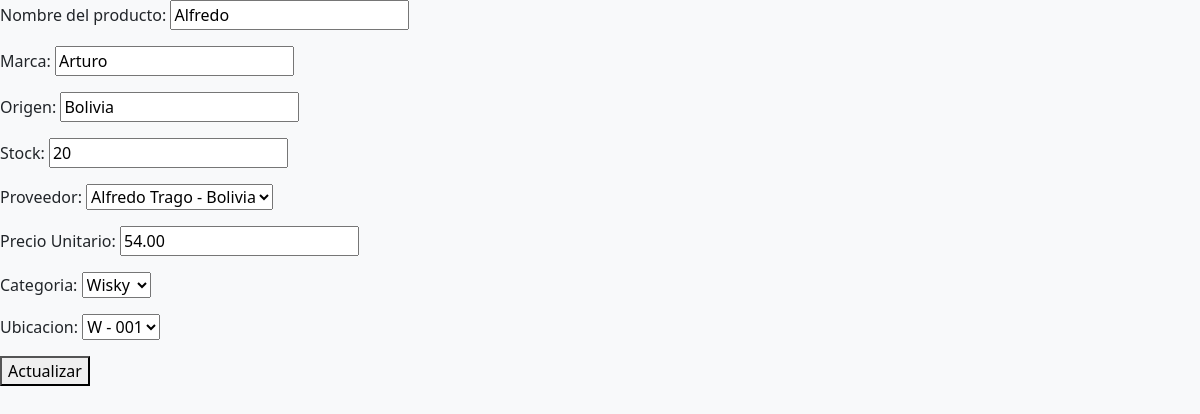
Page /productos/producto/editar/2 on the committed database.
### apps/productos/models.py (models this page shows, shortened)
class Productos(models.Model):
    proveedor_id = models.ForeignKey('inventario.Proveedores', on_delete=models.CASCADE)
    categoria_id = models.ForeignKey(Categorias, on_delete=models.SET_NULL, null=True)
    ubicacion_id = models.ForeignKey(Ubicacion, on_delete=models.SET_NULL, null=True)
    stock = models.IntegerField()
    nombre = models.CharField(max_length=80)
    marca = models.CharField(max_length=50)
    origen = models.CharField(max_length=50)
    precio_unitario = models.DecimalField(max_digits=10, decimal_places=2)

class Categorias(models.Model):
    nombre = models.CharField(max_length=50)
    descripcion = models.CharField(max_length=150, null=True)
    def __str__(self):
        return self.nombre

class Ubicacion(models.Model):
    nombre = models.CharField(max_length=50)
    detalle = models.CharField(max_length=100)
    class Meta:
        verbose_name_plural = "Categorías de Productos"
    def __str__(self):
        return self.nombre

### apps/inventario/models.py (models this page shows)
class Proveedores(models.Model):
    nit = models.CharField(max_length=20)
    tipo_proveedor = models.CharField(max_length=20)
    nombre = models.CharField(max_length=50)
    apellido1 = models.CharField(max_length=50, null=True)
    apellido2 = models.CharField(max_length=50, null=True)
    pais = models.CharField(max_length=50)
    contacto = models.CharField(max_length=200)
    telefono = models.CharField(max_length=20)
    correo = models.EmailField()
    fecha_registro = models.DateTimeField(auto_now_add=True)
    class Meta:
        verbose_name_plural = "Proveedores"
    def __str__(self):
        return f"{self.nombre} - {self.pais}"

### apps/productos/views.py (the view)
# urls.py: path('producto/editar/<int:id>', views.editar_producto, name='editar_producto'),
def editar_producto(request, id):
    producto = get_object_or_404(Productos, id = id)
    if request.method == 'POST':
        form = formulario_producto(request.POST, instance = producto)
        if form.is_valid():
            form.save()
            return redirect("productos:index_producto")
    else:
        form = formulario_producto(instance = producto)
    context = {
        "form": form
    }
    return render(request, "productos/editar_producto.html", context)

### templates/productos/editar_producto.html (shortened to what this page needs)
{% extends 'base.html' %}
{% block content %}
<form action="" method="POST">
    {{form.as_p}}
    <button>Actualizar</button>
</form>
{% endblock %}

### dashboard/static/styles/dashboard.css (style rules this page uses)
:root { --primary-color: #2c3e50; --secondary-color: #3498db; --success-color: #27ae60; --warning-color: #f39c12; --danger-color: #e74c3c; }
body { background-color: #f8f9fa; font-family: 'Segoe UI', Tahoma, Geneva, Verdana, sans-serif; }

### rows in the picture
Productos: nombre "Alfredo", marca "Arturo", origen "Bolivia", stock "20", proveedor_id "Alfredo Trago - Bolivia", precio_unitario "54.00", categoria_id "Wisky", ubicacion_id "W - 001"
